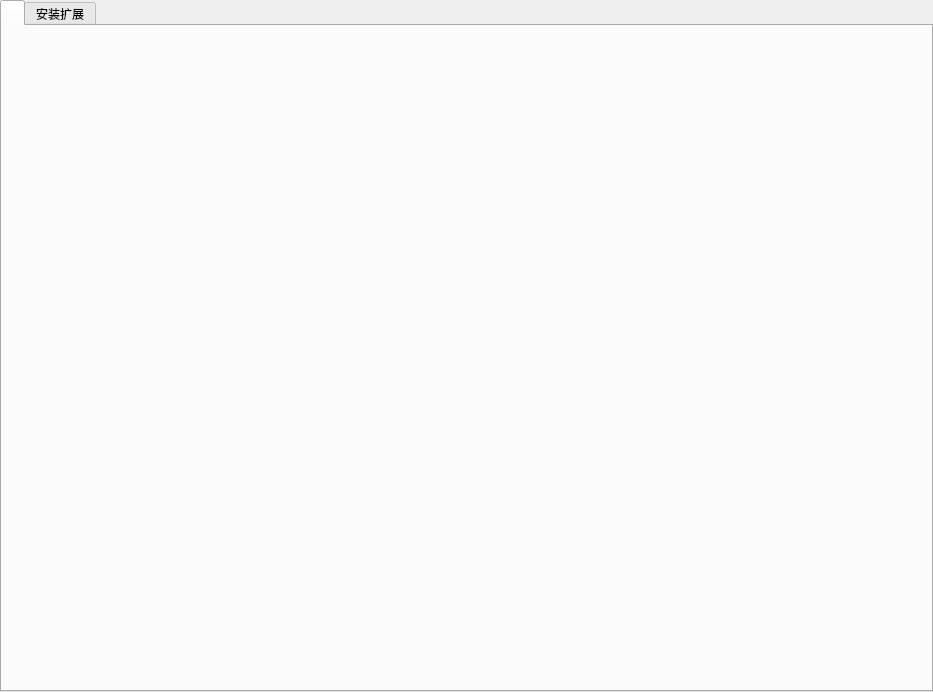
<ui version="4.0">
 <class>qSlicerExtensionsManagerWidget</class>
 <widget class="QWidget" name="qSlicerExtensionsManagerWidget">
  <property name="geometry">
   <rect>
    <x>0</x>
    <y>0</y>
    <width>933</width>
    <height>692</height>
   </rect>
  </property>
  <property name="windowTitle">
   <string>Slicer 扩展管理器</string>
  </property>
  <layout class="QVBoxLayout" name="verticalLayout_2">
   <property name="margin">
    <number>0</number>
   </property>
   <item>
    <widget class="QTabWidget" name="tabWidget">
     <property name="currentIndex">
      <number>2</number>
     </property>
     <property name="iconSize">
      <size>
       <width>24</width>
       <height>24</height>
      </size>
     </property>
     <widget class="QWidget" name="ManageExtensionsTab">
      <attribute name="icon">
       <iconset resource="../qSlicerBaseQTGUI.qrc">
        <normaloff>:/Icons/Extension.png</normaloff>:/Icons/Extension.png</iconset>
      </attribute>
      <attribute name="title">
       <string />
      </attribute>
      <layout class="QVBoxLayout" name="verticalLayout">
       <property name="margin">
        <number>0</number>
       </property>
       <item>
        <widget class="QStackedWidget" name="ManageExtensionsPager">
         <widget class="qSlicerExtensionsLocalWidget" name="ExtensionsLocalWidget" />
        </widget>
       </item>
      </layout>
     </widget>
     <widget class="QWidget" name="InstallExtensionsTab">
      <attribute name="icon">
       <iconset resource="../qSlicerBaseQTGUI.qrc">
        <normaloff>:/Icons/DownloadExtension.png</normaloff>:/Icons/DownloadExtension.png</iconset>
      </attribute>
      <attribute name="title">
       <string>安装扩展</string>
      </attribute>
      <layout class="QVBoxLayout" name="InstallExtensionsTabLayout">
       <property name="margin">
        <number>0</number>
       </property>
      </layout>
     </widget>
    </widget>
   </item>
  </layout>
 </widget>
 <customwidgets>
  <customwidget>
   <class>qSlicerExtensionsLocalWidget</class>
   <extends>QWidget</extends>
   <header>qSlicerExtensionsLocalWidget.h</header>
   <container>1</container>
  </customwidget>
 </customwidgets>
 <resources>
  <include location="../qSlicerBaseQTGUI.qrc" />
 </resources>
 <connections />
</ui>
